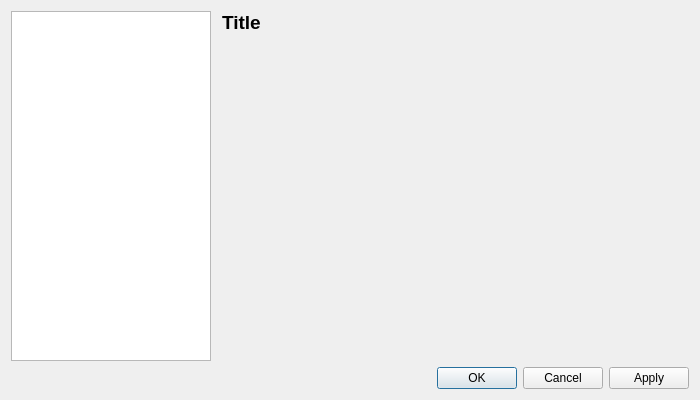
<?xml version="1.0" encoding="UTF-8"?>
<ui version="4.0">
 <class>SettingsDialog</class>
 <widget class="QDialog" name="SettingsDialog">
  <property name="windowModality">
   <enum>Qt::ApplicationModal</enum>
  </property>
  <property name="geometry">
   <rect>
    <x>0</x>
    <y>0</y>
    <width>700</width>
    <height>400</height>
   </rect>
  </property>
  <property name="minimumSize">
   <size>
    <width>700</width>
    <height>400</height>
   </size>
  </property>
  <property name="windowTitle">
   <string>Settings</string>
  </property>
  <property name="modal">
   <bool>true</bool>
  </property>
  <layout class="QGridLayout" name="horizontalLayout" rowstretch="0,1,0" columnstretch="1,4">
   <item row="2" column="0" colspan="2">
    <widget class="QDialogButtonBox" name="buttonBox">
     <property name="standardButtons">
      <set>QDialogButtonBox::Apply|QDialogButtonBox::Cancel|QDialogButtonBox::Ok</set>
     </property>
     <property name="centerButtons">
      <bool>false</bool>
     </property>
    </widget>
   </item>
   <item row="0" column="1">
    <layout class="QHBoxLayout" name="horizontalLayout_2">
     <item>
      <spacer name="horizontalSpacer">
       <property name="orientation">
        <enum>Qt::Horizontal</enum>
       </property>
       <property name="sizeType">
        <enum>QSizePolicy::Fixed</enum>
       </property>
       <property name="sizeHint" stdset="0">
        <size>
         <width>5</width>
         <height>20</height>
        </size>
       </property>
      </spacer>
     </item>
     <item>
      <widget class="QLabel" name="labelHeader">
       <property name="font">
        <font>
         <pointsize>14</pointsize>
         <weight>75</weight>
         <bold>true</bold>
        </font>
       </property>
       <property name="text">
        <string notr="true">Title</string>
       </property>
      </widget>
     </item>
    </layout>
   </item>
   <item row="0" column="0" rowspan="2">
    <widget class="QListWidget" name="listWidget">
     <property name="minimumSize">
      <size>
       <width>200</width>
       <height>0</height>
      </size>
     </property>
    </widget>
   </item>
  </layout>
 </widget>
 <resources/>
 <connections/>
</ui>
